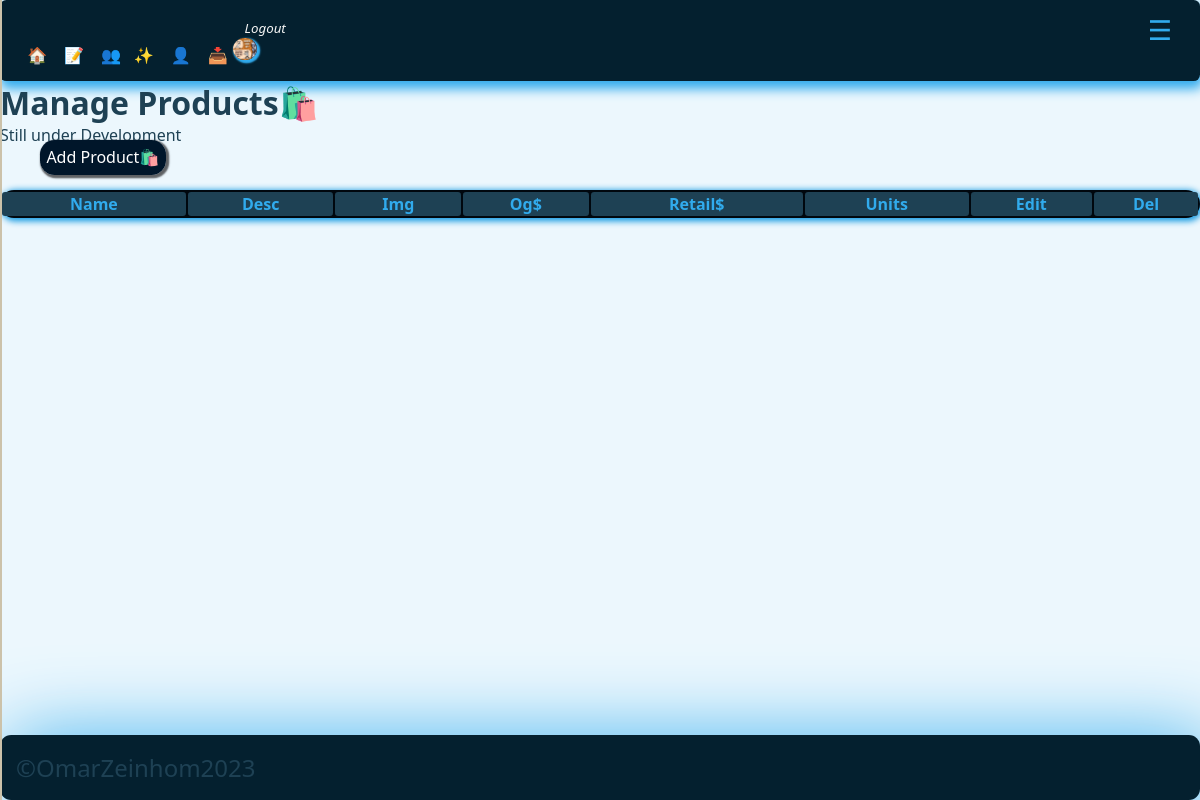
Before: /adminpanel/manage_products.php (signed in) with the older database file.
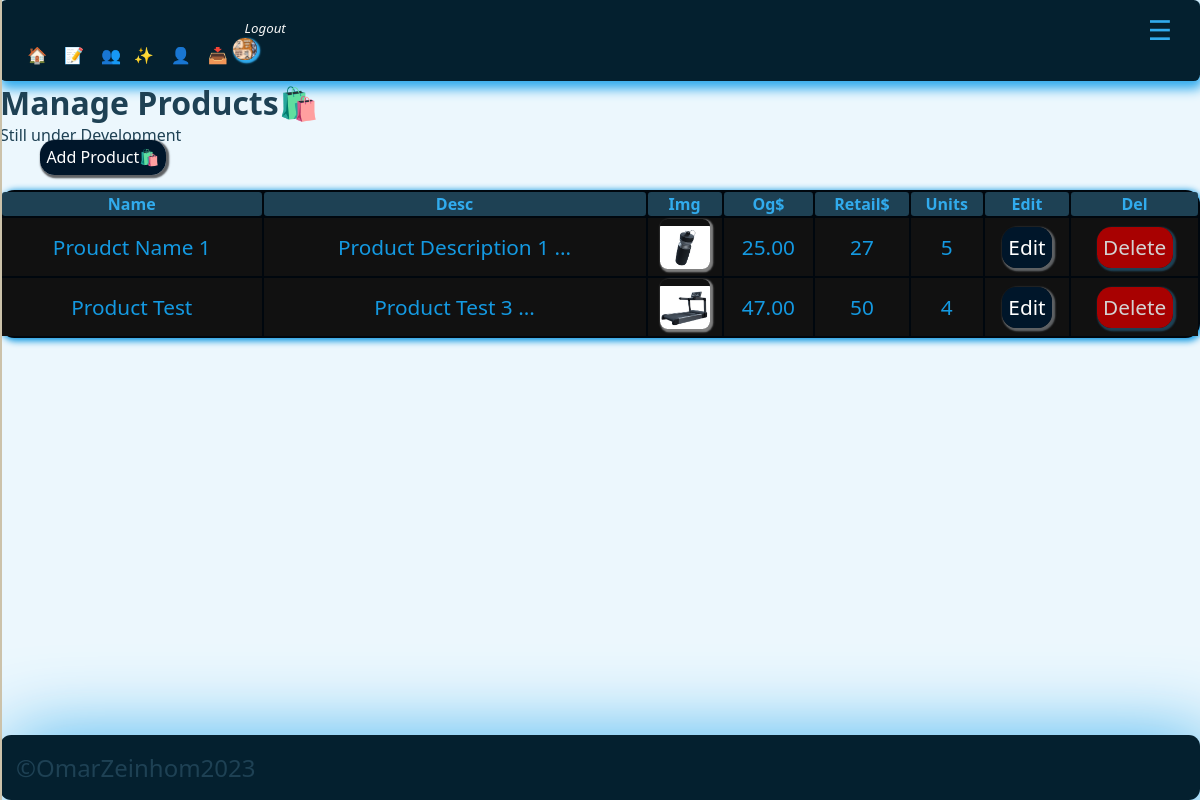
After: the same page with the newer database file.
### tables this page shows
CREATE TABLE `products` (
  `id` int(11) NOT NULL,
  `name` varchar(50) NOT NULL,
  `description` text NOT NULL,
  `price` decimal(7, 2) NOT NULL,
  `retailprice` int(7) NOT NULL,
  `quantity` int(11) NOT NULL,
  `img` varchar(255) NOT NULL,
  `date_added` timestamp NOT NULL DEFAULT current_timestamp()
);

### adminpanel/manage_products.php (the view, shortened to what this page needs)
<?php
$page__title = 'Manage Products🛍️ ';
include('./partials/sidenav/sidenav.php');
$query = "SELECT * FROM products";
$products = mysqli_query($connect__db, $query);
?>
<h1><?php echo $page__title; ?></h1>
<note>
    Still under Development
</note>
<br />
<ul class=''>
    <li class='app__sidenav-item'><a class="app__link-btn" href="<?= ADMIN_URL ?>add_product.php">Add
            Product🛍️ </a></li>
</ul>
<br />
<table class="app__table" style="overflow: x-auto; margin: auto; max-width: 1700px; width:100%; height:100%;">
    <thead class="app__thead">
        <tr clas="app__tr">
            <th class="app_th">Name</th>
            <th class="app_th">Desc</th>
            <th class="app_th">Img</th>
            <th class="app_th">Og$</th>
            <th class="app_th">Retail$</th>
            <th class="app_th">Units</th>
            <th class="app_th">Edit</th>
            <th class="app_th">Del</th>
        </tr>
    </thead>
    <tbody class="app__tbody">
        <?php while ($single_product = mysqli_fetch_assoc($products)) : ?>
            <tr clas="app__tr">
                <td class="app__td" id="postsTitle"><?= $single_product['name']; ?></td>
                <td class="app__td" id="postsBody"> <?= substr($single_product['description'], 0, 50)  . " ..."; ?></td>
                <td class="app__td" id="postsThumbnail">
                    <img src="<?= ROOT_URL . 'images/' . $single_product['img'] ?>" style="padding-top: 0.4rem;border-radius: 15%; object-fit:cover; box-shadow: 0.1rem 0.1rem 0.1rem 0.1rem gray;" class="app__thumbnail-avatar" width="50px" height="50px" alt="<?= $single_product['name']; ?>" loading="lazy" />
                </td>
                <td class="app__td"><?= $single_product['price']; ?></td>
                <td class="app__td"><?= $single_product['retailprice']; ?></td>
                <td class="app__td"><?= $single_product['quantity']; ?></td>
                <td class="app__td"><a href="<?= ADMIN_URL ?>edit_product.php?id=<?= $single_product['id'] ?? null; ?>" class="app__link-btn">Edit</a></td>
                <td class="app__td"><a href="<?= ADMIN_URL ?>delete_product.php?id=<?= $single_product['id'] ?? null; ?>" class="app__alert-btn-sm">Delete</a></td>
            </tr>
        <?php endwhile; ?>
    </tbody>
</table>
<?php
include('./partials/footer/footer.php');
?>

Changed rows visible on the page:
added products: name "Proudct Name 1", description "Product Description 1", img (picture), price "25.00", retailprice "27", quantity "5"
added products: name "Product Test", description "Product Test 3", img (picture), price "47.00", retailprice "50", quantity "4"
